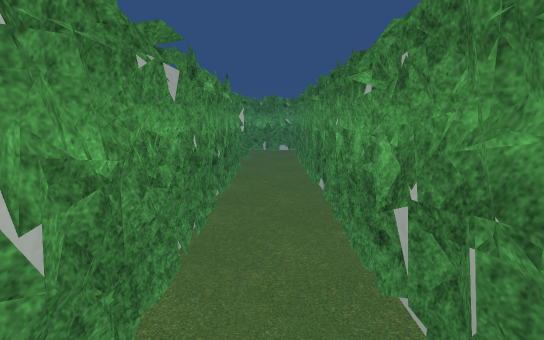
View 1 (above)

24 first-person views from a walk through a 3-D level made in the Unity game engine. The camera is 1.4 m above the floor, tilts 10° down and sees 85° across. The floor is counted in squares, 0.5 m on a side. Each view is taken from the middle of a square. On the plan, view 1 faces up. The plan holds only what a view shows up to about 20 squares ahead; the rest is blank. The place goes on beyond the plan. Some surface patterns are stand-ins.

View 2
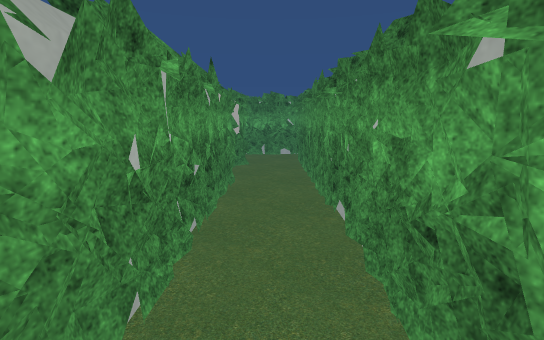

View 3
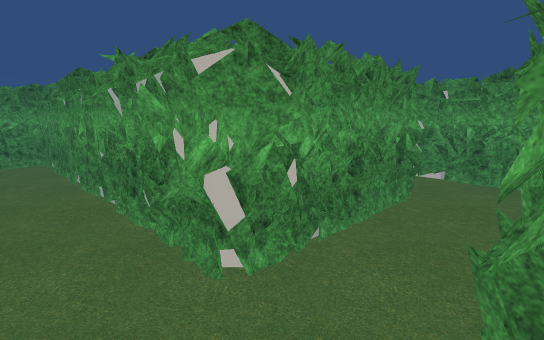

View 4
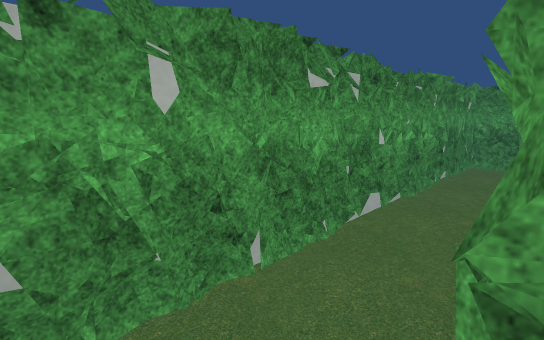

View 5
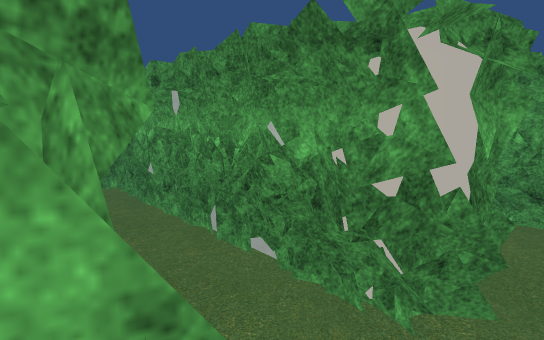

View 6
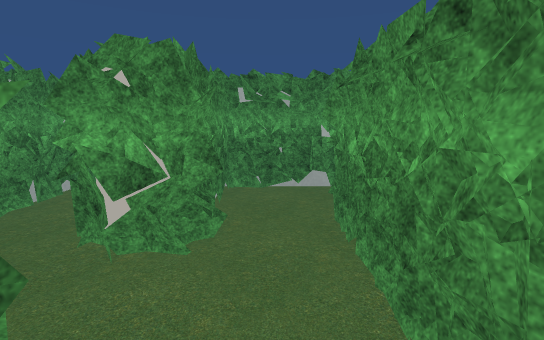

View 7
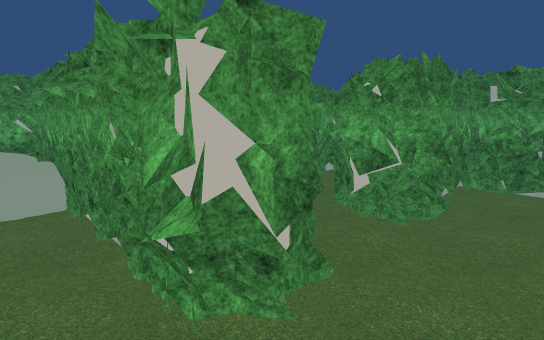

View 8
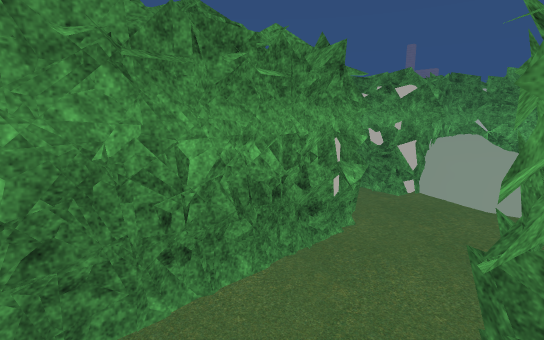

View 9
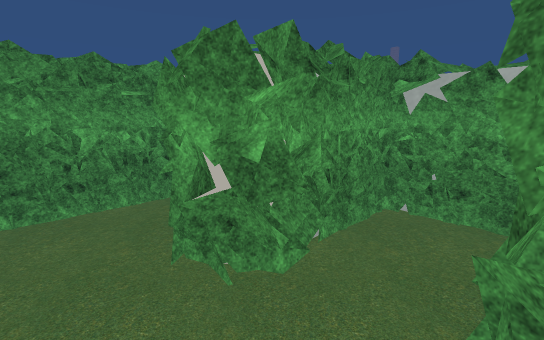

View 10
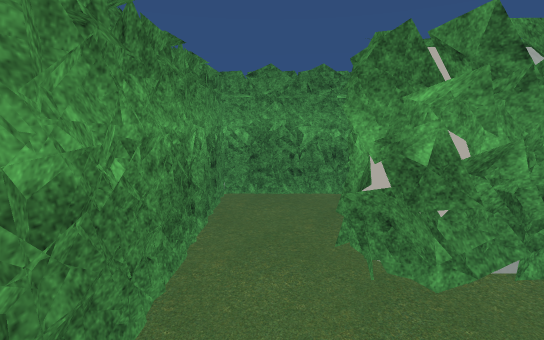

View 11
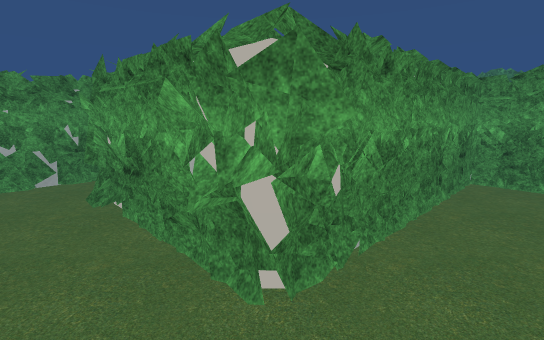

View 12
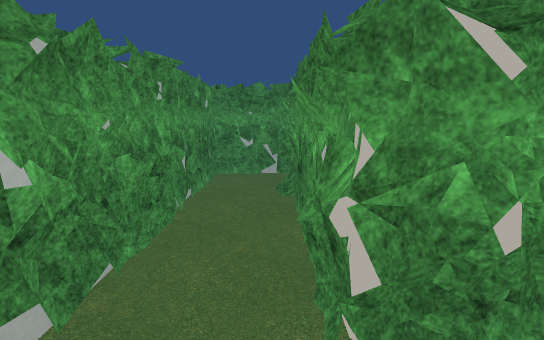

View 13
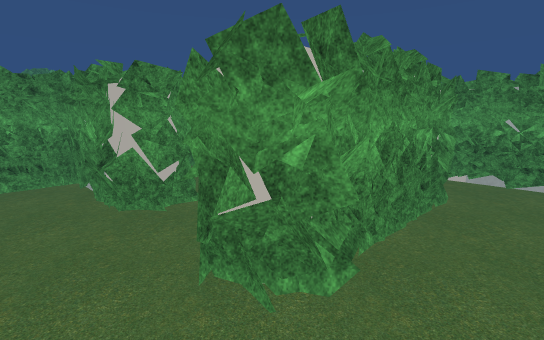

View 14
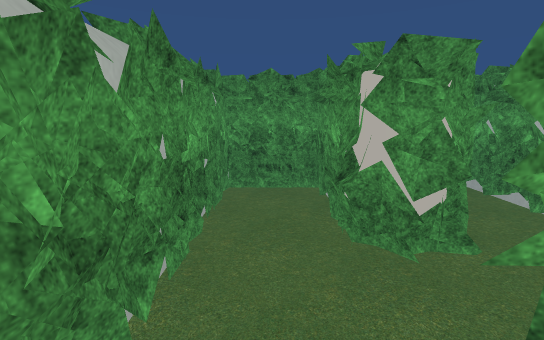

View 15
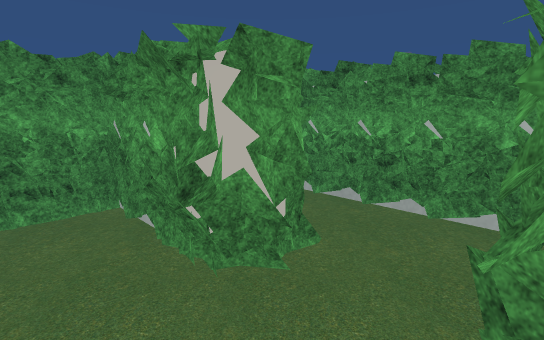

View 16
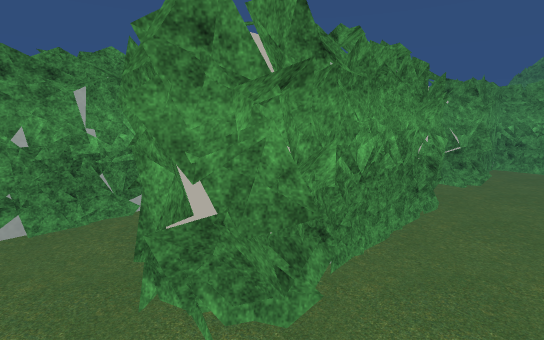

View 17
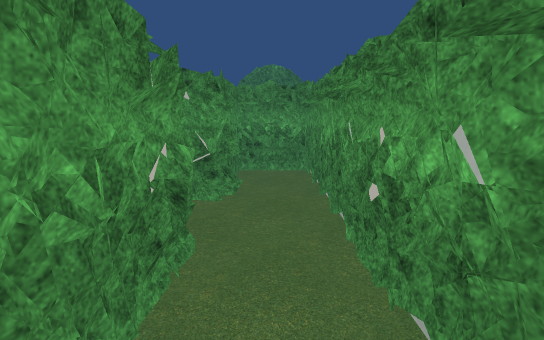

View 18
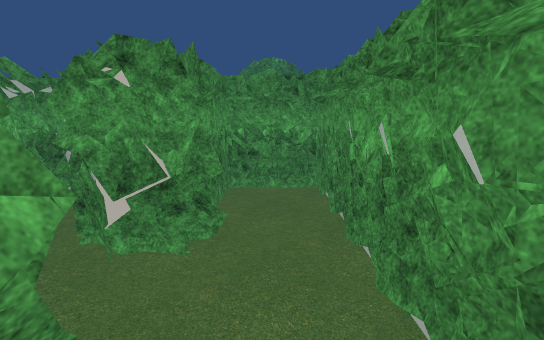

View 19
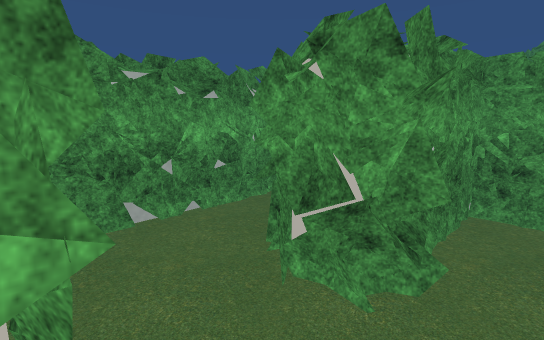

View 20
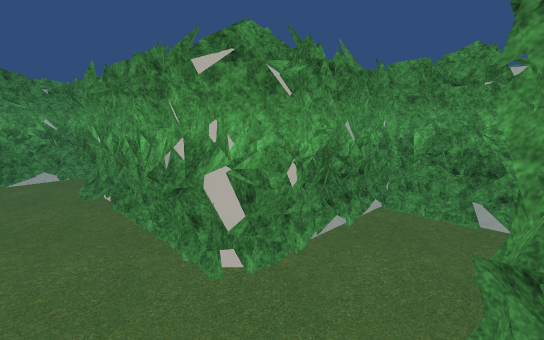

View 21
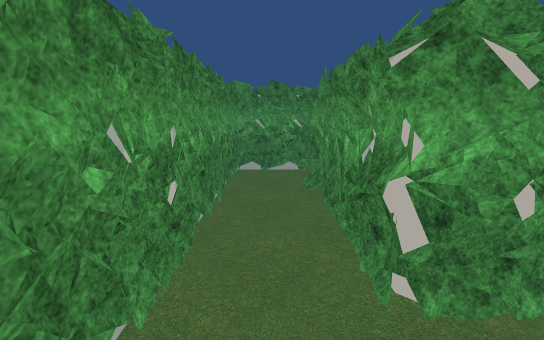

View 22
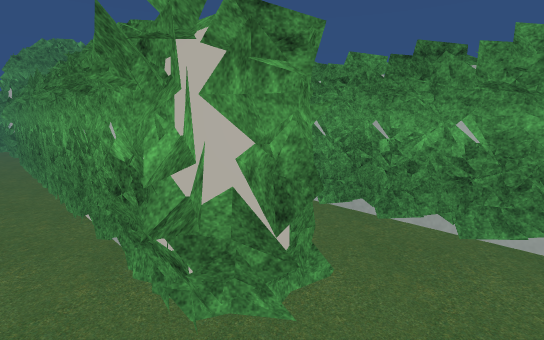

View 23
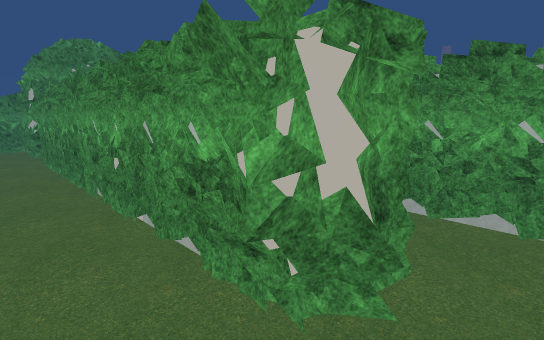

View 24
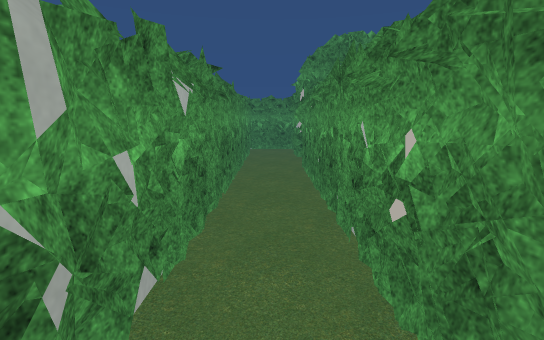

### Floor plan
Key: @ floor where view 1 was taken; # wall or solid block; . floor; = window, fence, low wall or low ledge; ^ raised ledge; O other object.
Columns run from 45 left of view 1 to 2 right of it. Each row starts with its distance up from view 1.
 22                        ###=OOO             O.. #
 21                         .....O            OOO..#
 20                         .....O ##########OOO...#
 19                          ....###.........OO....#
 18                          O...###...............#
 17                          OO..###....OO.........#
 16                          #O.O###O..OO#######...#
 15                          #..OOOOO.OOO##### #...#
 14                          #...OOO...OO#######...#
 13                          #....O.....OO...###...#
 12                          #...............^ #...#
 11                          #...............^ #...#
 10                          #############...^ #...#
  9                           ########## #...###...#
  8              ###########OO############...###...#
  7              #.....................###...# #...#
  6              #.....................###...# #...#
  5              #...OO..........OO....###...# #...#
  4              #####OO...#######OO..O###O..# #...#
  3               ### OOO..# #### OOO.OO OO..# #...#
  2 ###^########OO###OOO...# ####OOO...OOO...# #...#
  1 #................OO....# #...OO.....O....# #...#
  0 .......................# #...............# #.@.#
 -1 .......................# #...............# #...#
 -2 ##################^##### ###^############# #####

Positions as (right, up) in squares from view 1, and headings:
1: (0, 0), facing up
2: (0, 3), facing up
3: (1, 20), facing down-left
4: (-2, 18), facing down-right
5: (-1, 16), facing up-left
6: (-16, 12), facing right
7: (-18, 11), facing up-right
8: (-16, 11), facing up-left
9: (-10, 11), facing up-left
10: (-9, 12), facing left
11: (-5, 13), facing down-left
12: (-7, 13), facing down
13: (-5, -1), facing up-left
14: (-8, 0), facing left
15: (-10, -1), facing up-left
16: (-12, 7), facing down-left
17: (-16, 6), facing left
18: (-20, 6), facing left
19: (-22, 6), facing down-left
20: (-26, 7), facing down-right
21: (-26, 6), facing right
22: (-23, 0), facing up-left
23: (-24, -1), facing up-left
24: (-29, 0), facing left
